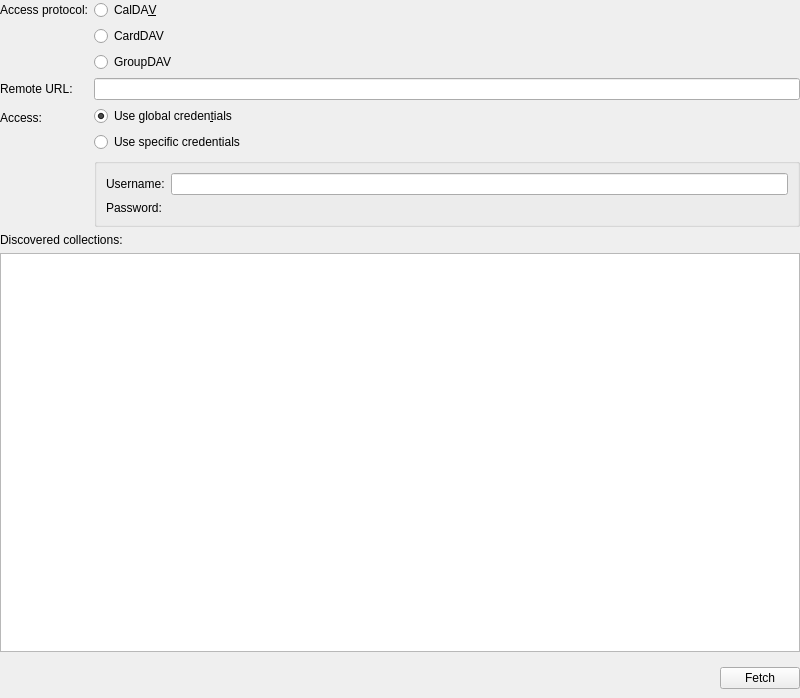
<?xml version="1.0" encoding="UTF-8"?>
<ui version="4.0">
 <class>UrlConfigurationDialog</class>
 <widget class="QWidget" name="UrlConfigurationDialog">
  <property name="geometry">
   <rect>
    <x>0</x>
    <y>0</y>
    <width>800</width>
    <height>698</height>
   </rect>
  </property>
  <property name="sizePolicy">
   <sizepolicy hsizetype="Preferred" vsizetype="Preferred">
    <horstretch>0</horstretch>
    <verstretch>0</verstretch>
   </sizepolicy>
  </property>
  <layout class="QFormLayout" name="verticalLayout_2">
   <property name="leftMargin">
    <number>0</number>
   </property>
   <property name="topMargin">
    <number>0</number>
   </property>
   <property name="rightMargin">
    <number>0</number>
   </property>
   <property name="bottomMargin">
    <number>0</number>
   </property>
   <item row="0" column="0">
    <widget class="QLabel" name="remoteProtocol">
     <property name="text">
      <string>Access protocol:</string>
     </property>
    </widget>
   </item>
   <item row="0" column="1">
    <widget class="QRadioButton" name="caldav">
     <property name="text">
      <string>CalDA&amp;V</string>
     </property>
     <property name="checked">
      <bool>true</bool>
     </property>
    </widget>
   </item>
   <item row="1" column="1">
    <widget class="QRadioButton" name="carddav">
     <property name="text">
      <string>CardDAV</string>
     </property>
    </widget>
   </item>
   <item row="2" column="1">
    <widget class="QRadioButton" name="groupdav">
     <property name="text">
      <string>GroupDAV</string>
     </property>
    </widget>
   </item>
   <item row="3" column="0">
    <widget class="QLabel" name="label">
     <property name="text">
      <string>Remote URL:</string>
     </property>
    </widget>
   </item>
   <item row="3" column="1">
    <widget class="QLineEdit" name="remoteUrl"/>
   </item>
   <item row="4" column="0">
    <widget class="QLabel" name="label1">
     <property name="text">
      <string>Access:</string>
     </property>
    </widget>
   </item>
   <item row="4" column="1">
    <layout class="QVBoxLayout">
     <item>
      <widget class="QRadioButton" name="useDefaultCreds">
       <property name="text">
        <string>Use global creden&amp;tials</string>
       </property>
       <property name="checked">
        <bool>true</bool>
       </property>
      </widget>
     </item>
     <item>
      <widget class="QRadioButton" name="useSpecificCreds">
       <property name="text">
        <string>Use specific credentials</string>
       </property>
      </widget>
     </item>
     <item>
      <widget class="QGroupBox" name="credentialsGroup">
       <property name="flat">
        <bool>true</bool>
       </property>
       <layout class="QFormLayout" name="formLayout">
        <item row="0" column="0">
         <widget class="QLabel" name="label_4">
          <property name="toolTip">
           <string comment="The user's login on the remote server"/>
          </property>
          <property name="text">
           <string>Username:</string>
          </property>
          <property name="buddy">
           <cstring>username</cstring>
          </property>
         </widget>
        </item>
        <item row="0" column="1">
         <widget class="QLineEdit" name="username"/>
        </item>
        <item row="1" column="0">
         <widget class="QLabel" name="label_5">
          <property name="toolTip">
           <string comment="The user's login on the remote server"/>
          </property>
          <property name="text">
           <string>Password:</string>
          </property>
          <property name="buddy">
           <cstring>password</cstring>
          </property>
         </widget>
        </item>
        <item row="1" column="1">
         <widget class="KPasswordLineEdit" name="password">
         </widget>
        </item>
       </layout>
      </widget>
     </item>
    </layout>
   </item>
   <item row="5" column="0" colspan="2">
    <widget class="QLabel" name="collectionsLabel">
     <property name="text">
      <string>Discovered collections:</string>
     </property>
    </widget>
   </item>
   <item row="6" column="0" colspan="2">
    <widget class="QTreeView" name="discoveredUrls"/>
   </item>
   <item row="7" column="1">
    <layout class="QHBoxLayout">
     <item>
      <spacer name="verticalSpacer">
       <property name="orientation">
        <enum>Qt::Horizontal</enum>
       </property>
       <property name="sizeType">
        <enum>QSizePolicy::Expanding</enum>
       </property>
       <property name="sizeHint" stdset="0">
        <size>
         <width>20</width>
         <height>40</height>
        </size>
       </property>
      </spacer>
     </item>
     <item>
      <widget class="QPushButton" name="fetchButton">
       <property name="text">
        <string>Fetch</string>
       </property>
      </widget>
     </item>
    </layout>  
   </item>
  </layout>
 </widget>
 <customwidgets>
  <customwidget>
   <class>KPasswordLineEdit</class>
   <extends>QWidget</extends>
   <header>kpasswordlineedit.h</header>
  </customwidget>
 </customwidgets>
 <resources/>
 <connections>
  <connection>
   <sender>useSpecificCreds</sender>
   <signal>toggled(bool)</signal>
   <receiver>credentialsGroup</receiver>
   <slot>setVisible(bool)</slot>
   <hints>
    <hint type="sourcelabel">
     <x>22</x>
     <y>206</y>
    </hint>
    <hint type="destinationlabel">
     <x>59</x>
     <y>241</y>
    </hint>
   </hints>
  </connection>
 </connections>
</ui>
